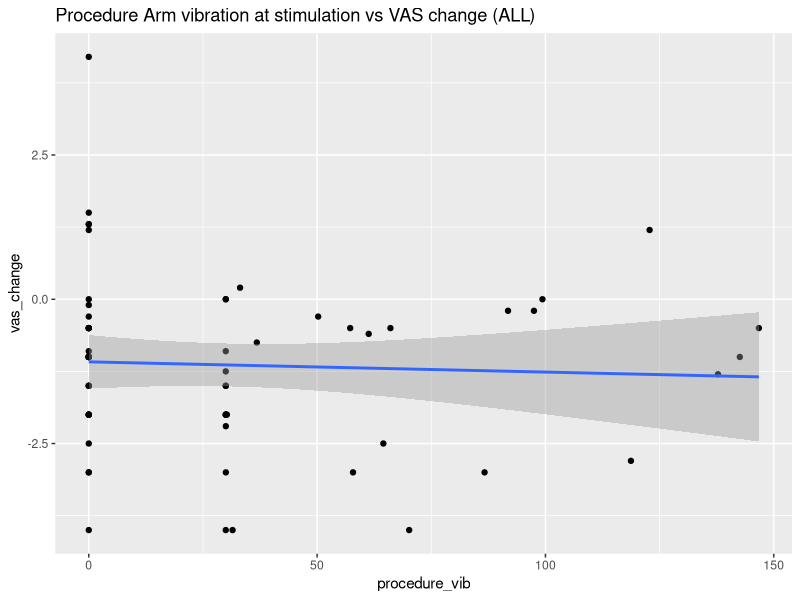
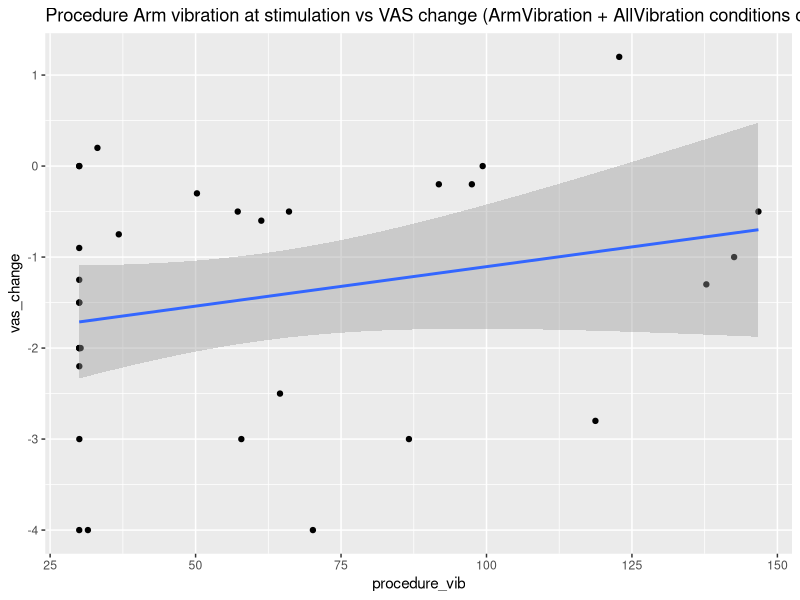
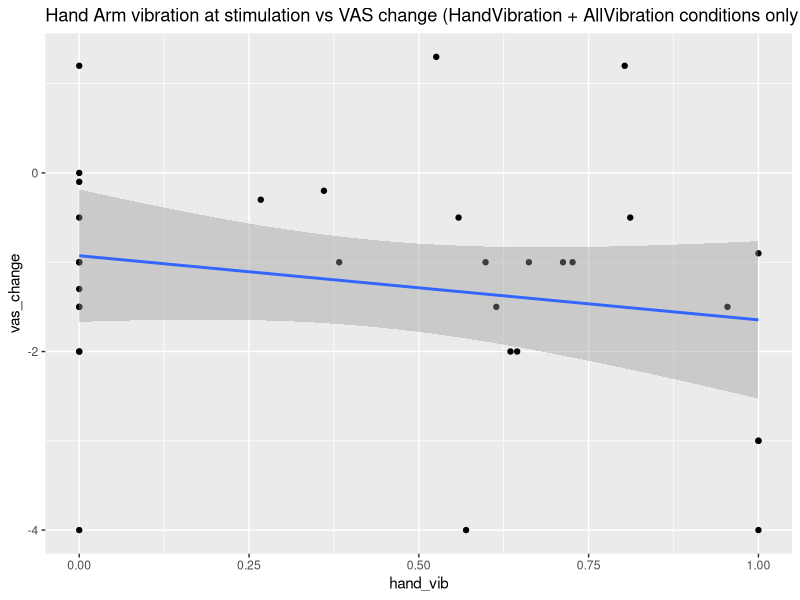
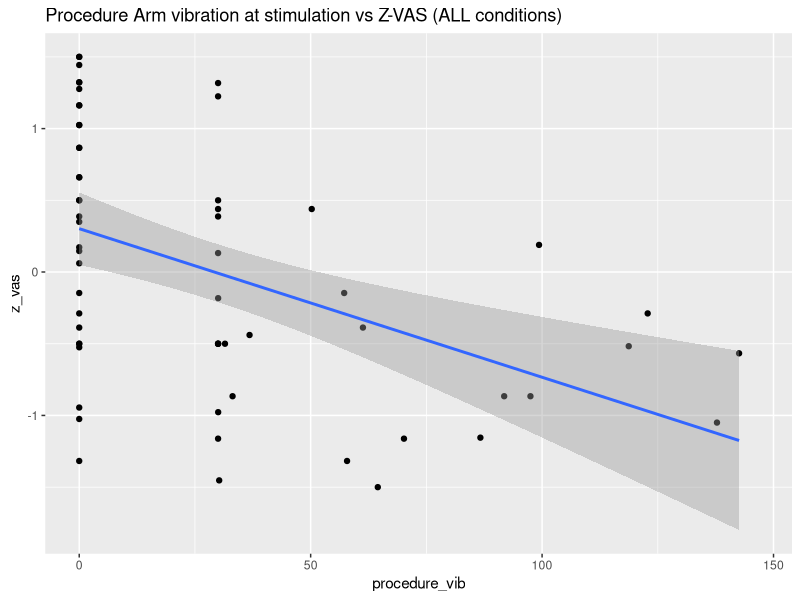
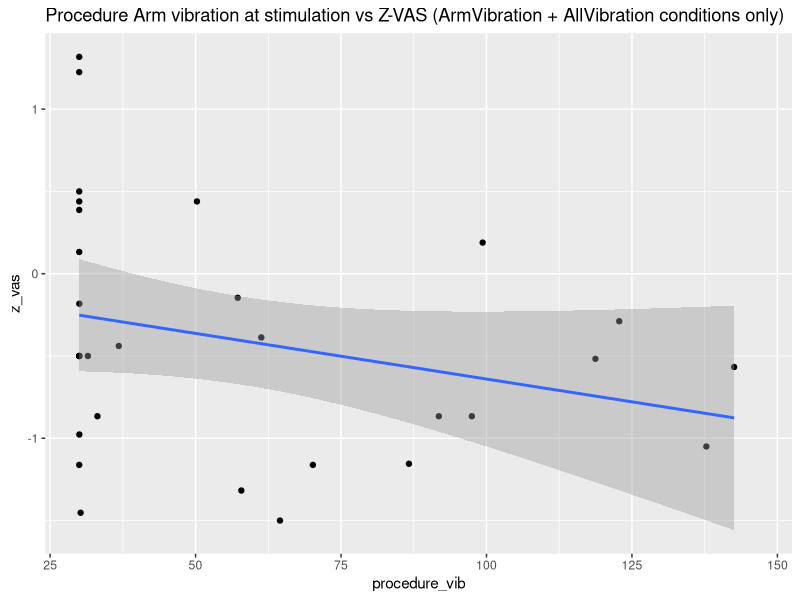
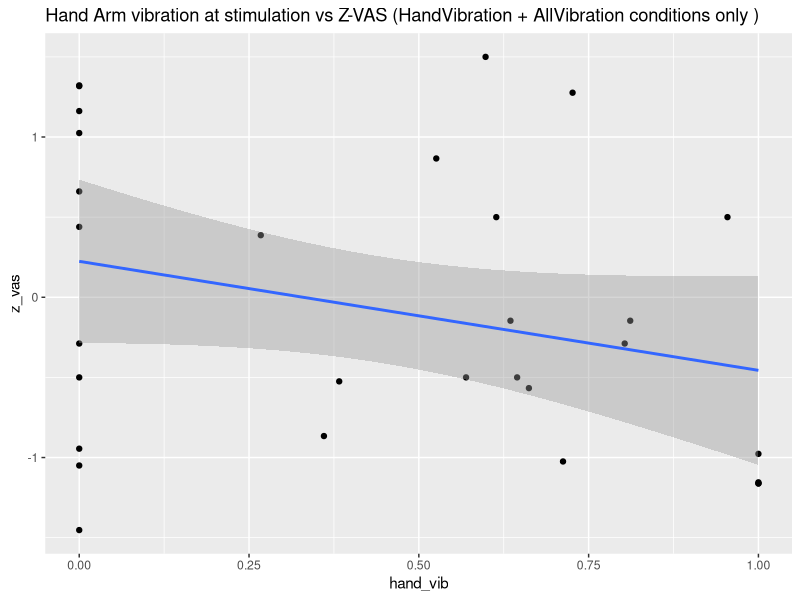

The R script that drew these images, in order:
library(readxl)
library(dplyr)
library(tidyr)
library(ggplot2)

# ------- 0. LOAD & CLEAN DATA --------------------------

raw <- read_excel("our_data.xlsx", sheet = "Pain+Vibration")
#raw <- read_excel("6. Semester/Projekt/Databehandling/our_data.xlsx", sheet = "Pain+Vibration")

df <- raw %>% select(
  id = 'Participant',
  condition = 'Condition',
  procedure_vib = 'Left vibration',
  non_procedure_vib = 'Right vibration',
  hand_vib = 'Hand vibration',
  vas_change = 'VAS-Change',
  z_vas = 'Z-VAS')

#Plotting vas-change againts procedure arm vibration - ALL CONDITIONS
scatter_all <- ggplot(df, aes(procedure_vib, vas_change))
scatter_all + geom_point() + geom_smooth(method = "lm") + ggtitle("Procedure Arm vibration at stimulation vs VAS change (ALL)")

#Plotting vas-change againts procedure arm vibration - ARM AND ALL
df_arm <- df %>% filter((condition %in% c("AllVibration", "ArmVibration")))
scatter_arm <- ggplot(df_arm, aes(procedure_vib, vas_change))
scatter_arm + geom_point() + geom_smooth(method = "lm") + ggtitle("Procedure Arm vibration at stimulation vs VAS change (ArmVibration + AllVibration conditions only)")

#Plotting vas-change againts procedure arm vibration - HAND AND ALL
df_hand <- df %>% filter((condition %in% c("AllVibration", "HandVibration")))
scatter_hand <- ggplot(df_hand, aes(hand_vib, vas_change))
scatter_hand + geom_point() + geom_smooth(method = "lm")  + ggtitle("Hand Arm vibration at stimulation vs VAS change (HandVibration + AllVibration conditions only )")

#Calculate correlation coefficients
cor(df$procedure_vib, df$vas_change, use="complete.obs", method="kendall")
cor(df_arm$procedure_vib, df_arm$vas_change, use="complete.obs", method="kendall")
cor(df_hand$hand_vib, df_hand$vas_change, use="complete.obs", method="kendall")

###############################  Z-VAS  #######################################
#Plotting vas-change againts procedure arm vibration - ALL CONDITIONS
scatter_all_Z <- ggplot(df, aes(procedure_vib, z_vas))
scatter_all_Z + geom_point() + geom_smooth(method = "lm") + ggtitle("Procedure Arm vibration at stimulation vs Z-VAS (ALL conditions)")

#Plotting vas-change againts procedure arm vibration - ARM AND ALL
scatter_arm_Z <- ggplot(df_arm, aes(procedure_vib, z_vas))
scatter_arm_Z + geom_point() + geom_smooth(method = "lm") + ggtitle("Procedure Arm vibration at stimulation vs Z-VAS (ArmVibration + AllVibration conditions only)")

#Plotting vas-change againts procedure arm vibration - HAND AND ALL
scatter_hand_Z <- ggplot(df_hand, aes(hand_vib, z_vas))
scatter_hand_Z + geom_point() + geom_smooth(method = "lm") + ggtitle("Hand Arm vibration at stimulation vs Z-VAS (HandVibration + AllVibration conditions only )")

#Calculate correlation coefficients
cor(df$procedure_vib, df$z_vas, use="complete.obs", method="kendall")
cor(df_arm$procedure_vib, df_arm$z_vas, use="complete.obs", method="kendall")
cor(df_hand$hand_vib, df_hand$z_vas, use="complete.obs", method="kendall")
